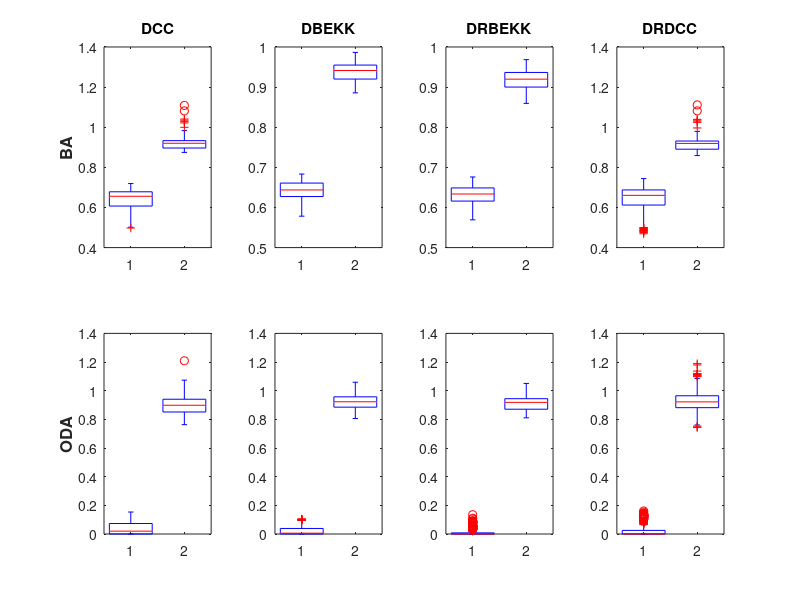

The MATLAB source for this figure:
clear;
close all;
clc;

OR = zeros(4,8);
V = zeros(4,8);
HE = zeros(4,8);
turnover = zeros(1,8);
weights = zeros(501,16);

load BA1
i=1;
OR(:,i) = [s.OR_min;s.OR_max;s.OR_mean;s.OR_std];
HE(:,i) = [s.HE_min;s.HE_max;s.HE_mean;s.HE_std];
V(:,i) = [s.V_min;s.V_max;s.V_mean;s.V_std];
turnover(1,i) = s.turnover;
weights(:,i:i+1) = HR.HR;

load BA2
i=2;
OR(:,i) = [s.OR_min;s.OR_max;s.OR_mean;s.OR_std];
HE(:,i) = [s.HE_min;s.HE_max;s.HE_mean;s.HE_std];
V(:,i) = [s.V_min;s.V_max;s.V_mean;s.V_std];
turnover(1,i) = s.turnover;
weights(:,i+1:i+2) = HR.HR;

load BA3
i=3;
OR(:,i) = [s.OR_min;s.OR_max;s.OR_mean;s.OR_std];
HE(:,i) = [s.HE_min;s.HE_max;s.HE_mean;s.HE_std];
V(:,i) = [s.V_min;s.V_max;s.V_mean;s.V_std];
turnover(1,i) = s.turnover;
weights(:,i+2:i+3) = HR.HR;

load BA4
i=4;
OR(:,i) = [s.OR_min;s.OR_max;s.OR_mean;s.OR_std];
HE(:,i) = [s.HE_min;s.HE_max;s.HE_mean;s.HE_std];
V(:,i) = [s.V_min;s.V_max;s.V_mean;s.V_std];
turnover(1,i) = s.turnover;
weights(:,i+3:i+4) = HR.HR;

load ODA1
for j=1:501
    H(j,:) = HR.HR(:,:,j);
end
i=5;
OR(:,i) = [s.OR_min;s.OR_max;s.OR_mean;s.OR_std];
HE(:,i) = [s.HE_min;s.HE_max;s.HE_mean;s.HE_std];
V(:,i) = [s.V_min;s.V_max;s.V_mean;s.V_std];
turnover(1,i) = s.turnover;
weights(:,i+4:i+5) = H;

load ODA2
for j=1:501
    H(j,:) = HR.HR(:,:,j);
end
i=6;
OR(:,i) = [s.OR_min;s.OR_max;s.OR_mean;s.OR_std];
HE(:,i) = [s.HE_min;s.HE_max;s.HE_mean;s.HE_std];
V(:,i) = [s.V_min;s.V_max;s.V_mean;s.V_std];
turnover(1,i) = s.turnover;
weights(:,i+5:i+6) = H;

load ODA3
for j=1:501
    H(j,:) = HR.HR(:,:,j);
end
i=7;
OR(:,i) = [s.OR_min;s.OR_max;s.OR_mean;s.OR_std];
HE(:,i) = [s.HE_min;s.HE_max;s.HE_mean;s.HE_std];
V(:,i) = [s.V_min;s.V_max;s.V_mean;s.V_std];
turnover(1,i) = s.turnover;
weights(:,i+6:i+7) = H;

load ODA4
for j=1:501
    H(j,:) = HR.HR(:,:,j);
end
i=8;
OR(:,i) = [s.OR_min;s.OR_max;s.OR_mean;s.OR_std];
HE(:,i) = [s.HE_min;s.HE_max;s.HE_mean;s.HE_std];
V(:,i) = [s.V_min;s.V_max;s.V_mean;s.V_std];
turnover(1,i) = s.turnover;
weights(:,i+7:i+8) = H;


subplot(2,4,1)
boxplot(weights(:,1:2))
title('DCC')
ylabel('BA','FontSize',12,'FontWeight','bold')
subplot(2,4,2)
boxplot(weights(:,3:4))
title('DBEKK')
subplot(2,4,3)
boxplot(weights(:,5:6))
title('DRBEKK')
subplot(2,4,4)
boxplot(weights(:,7:8))
title('DRDCC')

subplot(2,4,5)
boxplot(weights(:,9:10))
ylabel('ODA','FontSize',12,'FontWeight','bold')
subplot(2,4,6)
boxplot(weights(:,11:12))
subplot(2,4,7)
boxplot(weights(:,13:14))
subplot(2,4,8)
boxplot(weights(:,15:16))